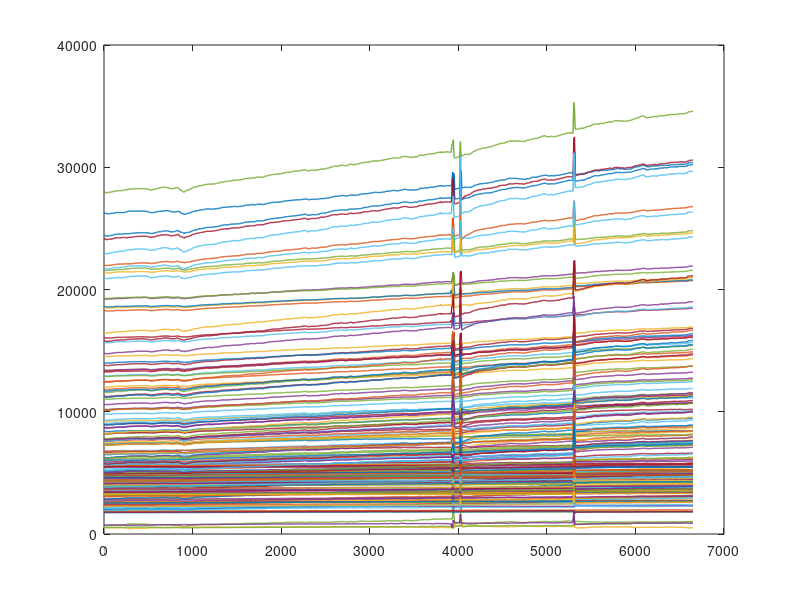

This chart was generated by the following MATLAB code: (Note: this script raises an error after producing the figure.)
load('DamageTests/Damage.mat');
load('Extracted/MultiTouch/superpose500.mat');

%% Initial plot of response
% nb need to export in two halves to avoid matlab's multi-object workaround
plot(0:8:8*(size(damage,1)-1), damage, 'LineWidth', 1);
my_defaults([267.4000  417.0000  694.4000  420.0000]);
ylabel('YUNIT');
xlabel('Time (s)');
xlim([0 6700]);